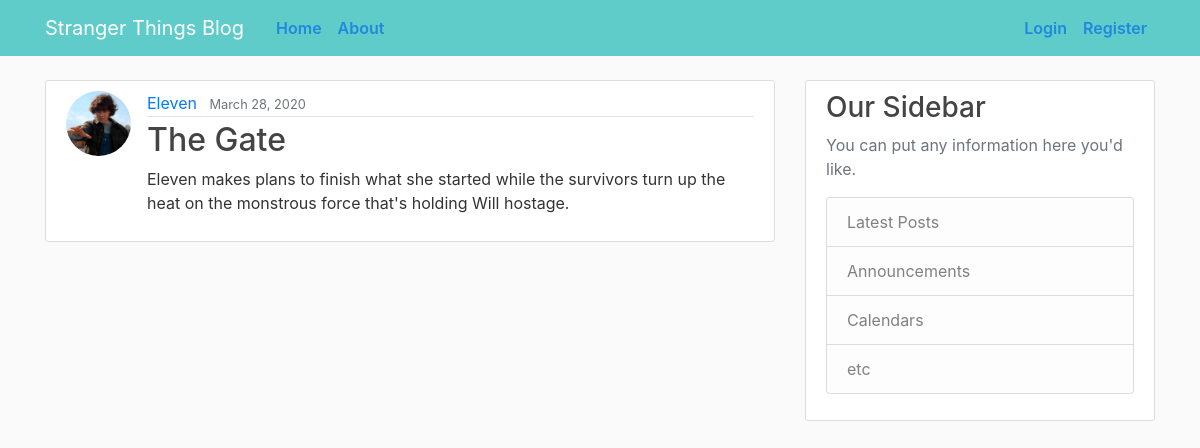
Page /post/23/ on the committed database.
### blog/models.py (models this page shows, shortened)
class Post(models.Model):
	title = models.CharField(max_length=100)
	content = models.TextField()
	date_posted = models.DateTimeField(default =timezone.now)
	author=models.ForeignKey(User, on_delete=models.CASCADE)

### users/models.py (models this page shows, shortened)
class Profile(models.Model):
	user = models.OneToOneField(User, on_delete=models.CASCADE)
	image = models.ImageField(default = 'default.jpg', upload_to = 'profile_pics')

### blog/views.py (the view)
# urls.py: path('post/<int:pk>/', PostDetailView.as_view(), name='post-detail'),
class PostDetailView(DetailView):
	model =Post

### blog/templates/blog/post_detail.html (shortened to what this page needs)
{% extends "blog/base.html" %}
{% block content %}
	<article class="media content-section">
	  <img class="rounded-circle article-img" src="{{ object.author.profile.image.url }}">
	  <div class="media-body">
	    <div class="article-metadata">
	      <a class="mr-2" href="{% url 'user-posts' object.author.username %}">{{ object.author }}</a>
	      <small class="text-muted">{{ object.date_posted|date:"F d, Y" }}</small>
	    </div>
	    <h2 class="article-title">{{ object.title }}</h2>
	    <p class="article-content">{{ object.content }}</p>
	  </div>
	</article>
{% endblock content %}

### blog/static/blog/main.css (style rules this page uses)
body { background: #fafafa; color: #333333; margin-top: 5rem; }
h1, h2, h3, h4, h5, h6 { color: #444444; }
.content-section { background: #ffffff; padding: 10px 20px; border: 1px solid #dddddd; border-radius: 3px; margin-bottom: 20px; }
.article-title { color: #444444; }
.article-content { white-space: pre-line; }
.article-img { height: 65px; width: 65px; margin-right: 16px; }
.article-metadata { padding-bottom: 1px; margin-bottom: 4px; border-bottom: 1px solid #e3e3e3 }

### rows in the picture
Post: author.profile.image (picture), author "Eleven", date_posted "March 28, 2020", title "The Gate", content "Eleven makes plans to finish what she started while the survivors turn up the heat on the monstrous force that's holding Will hostage."
